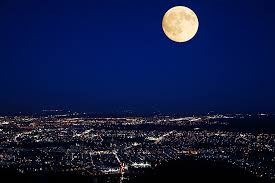
#> input picture Part20/nightscenery.jpg, 275 x 183 px
$ python blog020c.py
#> lines starting #> are read from the running program, lines starting #| are printed output that depends on the picture; long printed decimals are rounded
import cv2
import numpy as np
import matplotlib.pyplot as plt


def func_judge(img):
    # 获取高度和宽度
    height,width = img.shape[:2]
    piexs_sum = height * width
    dark_sum = 0   # 偏暗像素个数
    dark_prop = 0  # 偏暗像素所占比例

    for i in range(height):
        for j in range(width):
            if img[i,j] < 50: # 阈值为50
                dark_sum +=1

    # 计算比例
    dark_prop = dark_sum * 1.0 /piexs_sum
    if dark_prop >= 0.8:
        print('This picture is dark!',dark_prop)
    else:
        print('This picture is bright!',dark_prop)

img = cv2.imread('nightscenery.jpg')
#> img is the input picture: shape (183, 275, 3); mean B, G, R 68.5, 27.4, 17
img_rgb = cv2.cvtColor(img,cv2.COLOR_BGR2RGB)
grayImage = cv2.cvtColor(img,cv2.COLOR_BGR2GRAY)
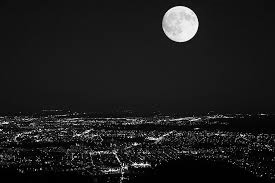
#> grayImage: shape (183, 275); min 0, max 254, mean 29

hist = cv2.calcHist([grayImage],[0],None,[256],[0,255])
#> hist = 256 values, max 3491 at index 1, min 0 at index 251, mean 196.6

func_judge(grayImage)
#| This picture is dark! 0.9025

# 显示原始图像和绘制的直方图
plt.subplot(121),plt.imshow(img_rgb,'gray'),plt.axis('off'),plt.title('(a)')
plt.subplot(122),plt.plot(hist,color='r'),plt.xlabel('x'),plt.ylabel('y'),plt.title('(b)')
plt.show()
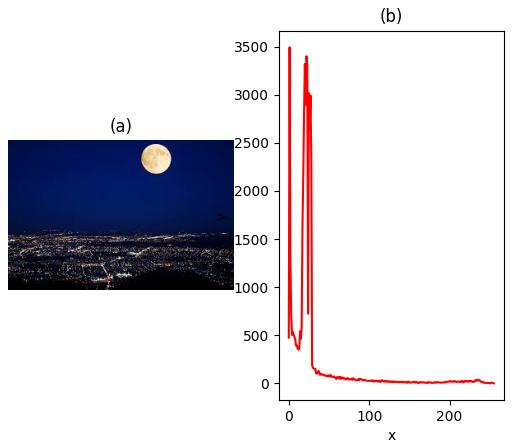
#> figure drawn by matplotlib, 2 panels; panel 2: curve peaks at x = 1, y = 3491
